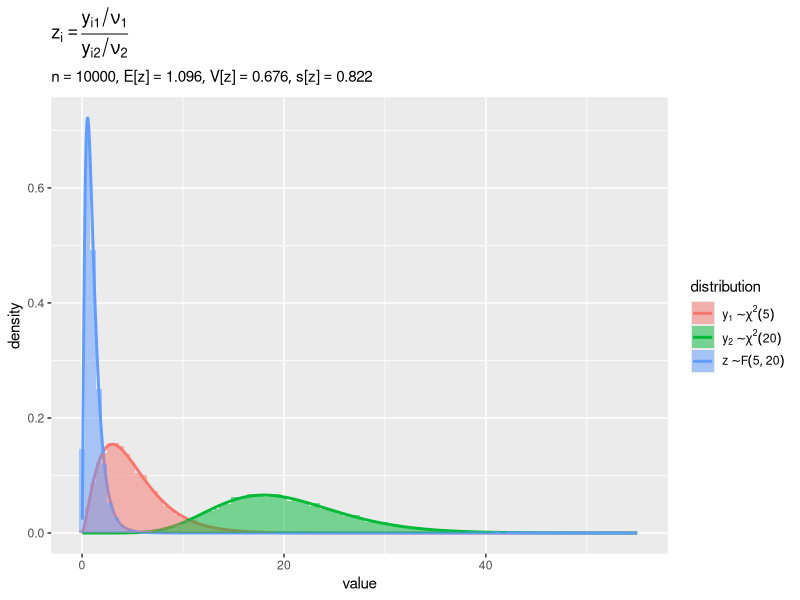

Source code (R): (Note: this script raises an error after producing the figure.)

# 3.3.c t分布とF分布の関係 --------------------------------------------------------

# 利用パッケージ
library(tidyverse)
library(gganimate)

# チェック用
library(ggplot2)


# カイ2乗分布とF分布の関係 --------------------------------------------------------------

### ・乱数生成・統計量の計算・分布の計算 -----

# カイ2乗分布のパラメータを指定
nu_1 <- 5
nu_2 <- 20

# サンプルサイズを指定
N <- 10000

set.seed(123)
sample_df <- tibble::tibble(
  i   = 1:N, 
  y_1 = rchisq(n = N, df = nu_1), 
  y_2 = rchisq(n = N, df = nu_2), 
  z   = (y_1 / nu_1) / (y_2 / nu_2)
) |> 
  tidyr::pivot_longer(
    cols = !i, 
    names_to  = "dist", 
    values_to = "x"
  ) # サンプル列をまとめる

# 確率変数の範囲を設定
x_min <- min(sample_df[["x"]])
x_max <- max(sample_df[["x"]])

# 正規分布を計算
dens_df <- tibble::tibble(
  x        = seq(from = x_min, to = x_max, length.out = 1000), 
  dens_y_1 = dchisq(x = x, df = nu_1), 
  dens_y_2 = dchisq(x = x, df = nu_2),
  dens_z   = df(x = x, df1 = nu_1, df2 = nu_2)
) |> 
  tidyr::pivot_longer(
    cols = !x, 
    names_prefix = "dens_", 
    names_to  = "dist", 
    values_to = "dens"
  ) # 確率密度列をまとめる



### ・結果の作図 -----

# 加工サンプルを抽出
sample_z_vec <- sample_df |> 
  dplyr::filter(dist == "z") |> 
  dplyr::pull(x)

# 加工サンプルの標本統計量を計算:(ラベル用)
mean_z <- sum(sample_z_vec) / N
var_z  <- sum((sample_z_vec - mean_z)^2) / N
sd_z   <- sqrt(var_z)

# ラベル用の文字列を作成
variable_label <- paste0(
  "list(", 
  "z[i] == frac(y[i1]/nu[1], y[i2]/nu[2])", 
  ")"
)
stats_label <- paste0(
  "list(", 
  "n == ", N, 
  ", E*'['*z*']' == ", round(mean_z, digits = 3), 
  ", V*'['*z*']' == ", round(var_z, digits = 3), 
  ", s*'['*z*']' == ", round(sd_z, digits = 3), 
  ")"
)
param_label_vec <- c(
  parse(text = paste0("y[1] %~% chi^2*(", nu_1, ")")), 
  parse(text = paste0("y[2] %~% chi^2*(", nu_2, ")")), 
  parse(text = paste0("z %~% F(", nu_1, ", ", nu_2, ")"))
)

# ヒストグラムを作成
ggplot() + 
  geom_line(data = dens_df, 
            mapping = aes(x = x, y = dens, color = dist), 
            linewidth = 1) + # 生成分布
  geom_histogram(data = sample_df, 
                 mapping = aes(x = x, y = ..density.., fill = dist), 
                 position = "identity", bins = 100, 
                 alpha = 0.5) + # サンプル
  scale_color_hue(labels = param_label_vec) + # (凡例ラベル用)
  scale_fill_hue(labels = param_label_vec) + # (凡例ラベル用)
  theme(legend.text.align = 0, 
        legend.position = "right") + 
  labs(title = parse(text = variable_label), 
       subtitle = parse(text = stats_label), 
       color = "distribution", fill = "distribution", 
       x = "value", y = "density")


### ・推移の作図 -----

# 1フレーム当たりのデータ数を指定
n_per_frame <- 100

# フレーム数を設定
frame_num <- N / n_per_frame
frame_num


# 加工サンプルの標本統計量を計算:(ラベル用)
mean_z_vec <- cumsum(sample_z_vec) / 1:N
var_z_vec  <- cumsum((sample_z_vec - mean_z_vec)^2) / 1:N
sd_z_vec   <- sqrt(var_z_vec)

# サンプルを複製
trace_sample_df <- sample_df |> 
  tidyr::uncount(weights = (N-i)%/%n_per_frame+1, .id = "n") |> # 累積ミニバッチに複製
  dplyr::mutate(
    n = N - (n-1)*n_per_frame, # 行番号をデータ数に変換
    label = paste0(
      "n = ", n, 
      ", E[z] = ", round(mean_z_vec[n], digits = 3), 
      ", V[z] = ", round(var_z_vec[n], digits = 3), 
      ", s[z] = ", round(sd_z_vec[n], digits = 3)
    ) # フレーム用ラベル
  ) |> 
  tibble::add_row(
    i = 0, n = 0, 
    label = "n = 0, E[z] = NA, V[z] = NA, s[z] = NA"
  ) |> # 初回フレーム用にダミーを追加
  dplyr::arrange(n, dist, i) |> # 因子レベルの設定用
  dplyr::mutate(
    jitter = dplyr::case_when(
      dist == "y_1" ~ 1, 
      dist == "y_2" ~ 2, 
      dist == "z"   ~ 3
    ), # プロット位置の調整値を指定
    label = factor(label, levels = unique(label)) # フレーム番号に応じてレベル付け
  )


# 確率密度の最大値を設定
y_max <- max(dens_df[["dens"]])

# サンプル点のプロット位置の調整値を指定
y_min <- -0.01

# ヒストグラムを作成
anim <- ggplot() + 
  geom_line(data = dens_df, 
            mapping = aes(x = x, y = dens, color = dist), 
            linewidth = 1) + # 生成分布
  geom_histogram(data = trace_sample_df, 
                 mapping = aes(x = x, y = ..density.., fill = dist), 
                 position = "identity", bins = 100, 
                 alpha = 0.5) + # サンプル
  geom_point(data = trace_sample_df, 
             mapping = aes(x = x, y = y_min*jitter, color = dist), 
             size = 2, alpha = 0.01) + # サンプル
  gganimate::transition_manual(frames = label) + # フレーム
  scale_color_hue(labels = param_label_vec) + # (凡例ラベル用)
  scale_fill_hue(labels = param_label_vec) + # (凡例ラベル用)
  coord_cartesian(ylim = c(y_min*3, y_max)) + 
  theme(legend.text.align = 0, 
        legend.position = "right") + 
  labs(title = parse(text = variable_label), 
       subtitle = "{current_frame}", 
       color = "distribution", fill = "distribution", 
       x = "value", y = "density")

# 停止フレーム数を指定
pause_frame <- 10

# gif画像を作成
gganimate::animate(
  plot = anim, 
  nframes = frame_num+pause_frame, end_pause = pause_frame, fps = 10, 
  width = 800, height = 600, 
  renderer = gganimate::gifski_renderer()
)
